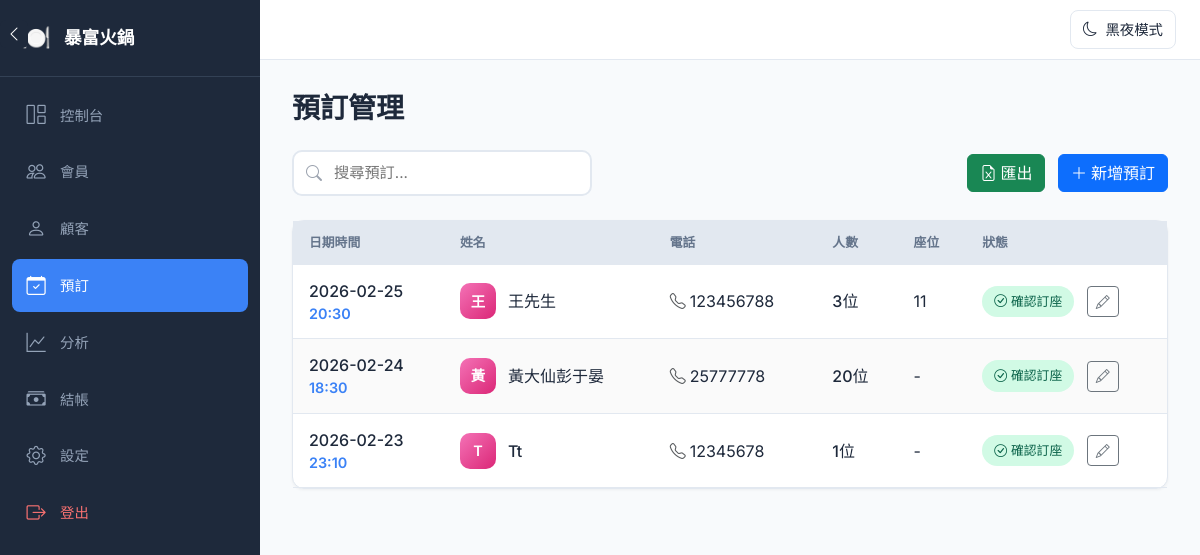
/reservations (signed in), run on the app's committed database.
### app.py (models this page shows)
class Settings(Base):
    __tablename__ = 'settings'
    id = Column(Integer, primary_key=True)
    restaurant_name = Column(String(100), default='我的餐廳')
    dark_mode = Column(Integer, default=0)  # 0 = light, 1 = dark

class Reservation(Base):
    __tablename__ = 'reservations'
    id = Column(Integer, primary_key=True)
    customer_id = Column(Integer, ForeignKey('customers.id'), nullable=True)
    name = Column(String(100), nullable=False)
    phone = Column(String(20), nullable=False)
    email = Column(String(100))
    date = Column(DateTime, nullable=False)
    party_size = Column(Integer, default=1)
    table_number = Column(String(20))
    status = Column(String(20), default='confirmed')  # confirmed, seated, completed, no_show, cancelled
    note = Column(Text)
    created_at = Column(DateTime, default=datetime.utcnow)
    created_by_employee_id = Column(Integer, ForeignKey('employees.id'))

### app.py (the view, shortened to what this page needs)
@app.route('/reservations')
@login_required
def reservations():
    db = get_db_session()
    date_filter = request.args.get('date')
    search = request.args.get('search', '').strip()
    query = db.query(Reservation)
    if search:
        query = query.filter(
            (Reservation.name.like(f'%{search}%')) |
            (Reservation.phone.like(f'%{search}%'))
        )
    reservations_list = query.order_by(Reservation.date.desc()).limit(50).all()
    reservation_counts = {}
    for res in reservations_list:
        phone = res.phone
        if phone:
            if phone not in reservation_counts:
                reservation_counts[phone] = db.query(Reservation).filter(Reservation.phone == phone).count()
    db.close()
    return render_template('reservations.html', reservations=reservations_list, search=search, reservation_counts=reservation_counts)

### app.py (called while the page is built)
@app.after_request
def add_header(response):
    response.headers['Cache-Control'] = 'no-cache, no-store, must-revalidate'
    response.headers['Pragma'] = 'no-cache'
    response.headers['Expires'] = '0'
    return response

@app.context_processor
def inject_dark_mode():
    db = get_db_session()
    settings_obj = db.query(Settings).first()
    dark_mode = settings_obj.dark_mode if settings_obj else 0
    restaurant_name = settings_obj.restaurant_name if settings_obj else '我的餐廳'
    db.close()
    return dict(dark_mode=dark_mode, restaurant_name=restaurant_name)

def get_db_session():
    return Session()

def login_required(f):
    @wraps(f)
    def decorated_function(*args, **kwargs):
        if 'employee_id' not in session:
            return redirect(url_for('login'))
        return f(*args, **kwargs)
    return decorated_function

### templates/reservations.html (shortened to what this page needs)
{% extends "base.html" %}
{% block content %}
<h1 class="page-title">預訂管理</h1>
<div class="d-flex justify-content-between align-items-center mb-4">
    <form method="GET" action="{{ url_for('reservations') }}" class="search-box" style="display: flex; align-items: center; width: 300px;">
        <i class="bi bi-search" style="position: absolute; left: 14px; color: #9ca3af;"></i>
        <input type="text" name="search" placeholder="搜尋預訂..." class="search-input" value="{{ search or '' }}" style="padding-left: 40px;">
    </form>
    <div>
        <a href="{{ url_for('export_data', type='reservations') }}" class="btn btn-success me-2">
            <i class="bi bi-file-earmark-excel me-1"></i>匯出
        </a>
        <a href="{{ url_for('add_reservation') }}" class="btn btn-primary">
            <i class="bi bi-plus-lg me-1"></i>新增預訂
        </a>
    </div>
</div>
<div class="custom-card">
    <div class="table-responsive">
        <table class="custom-table">
            <thead>
                <tr>
                    <th>日期時間</th>
                    <th>姓名</th>
                    <th>電話</th>
                    <th>人數</th>
                    <th>座位</th>
                    <th>狀態</th>
                </tr>
            </thead>
            <tbody>
                {% for res in reservations %}
                <tr>
                    <td>
                        <div class="datetime">
                            <span class="date">{{ res.date.strftime('%Y-%m-%d') }}</span>
                            <span class="time">{{ res.date.strftime('%H:%M') }}</span>
                        </div>
                    </td>
                    <td>
                        <div class="customer-info">
                            <div class="customer-avatar" style="background: linear-gradient(135deg, #f472b6, #db2777);">
                                {{ res.name[0] }}
                            </div>
                            <span class="customer-name">{{ res.name }}</span>
                        </div>
                    </td>
                    <td><i class="bi bi-telephone me-1 text-muted"></i>{{ res.phone }}
                    </td>
                    <td><span class="party-size">{{ res.party_size }}位</span></td>
                    <td>{{ res.table_number or '-' }}</td>
                    <td>
                        <div class="status-cell">
                            {% if res.status == 'booked' %}
                            <span class="status-badge booked"><i class="bi bi-bookmark me-1"></i>已預約</span>
                            {% elif res.status == 'confirmed' %}
                            <span class="status-badge confirmed"><i class="bi bi-check-circle me-1"></i>確認訂座</span>
                            {% elif res.status == 'seated' %}
                            <span class="status-badge seated"><i class="bi bi-people me-1"></i>已入座</span>
                            {% elif res.status == 'completed' %}
                            <span class="status-badge completed"><i class="bi bi-check2-all me-1"></i>完成</span>
                            {% elif res.status == 'no_show' %}
                            <span class="status-badge no-show"><i class="bi bi-x-circle me-1"></i>No-Show</span>
                            {% elif res.status == 'cancelled' %}
                            <span class="status-badge cancelled"><i class="bi bi-x-lg me-1"></i>已取消</span>
                            {% else %}
                            <span class="status-badge">{{ res.status }}</span>
                            {% endif %}
                        </div>
                        <div class="quick-actions">
                            <div class="dropdown">
                                <button class="btn btn-sm btn-outline-secondary dropdown-toggle" type="button" data-bs-toggle="dropdown">
                                    <i class="bi bi-pencil"></i>
                                </button>
                            </div>
                        </div>
                    </td>
                </tr>
                {% endfor %}
            </tbody>
        </table>
    </div>
</div>
{% endblock %}

### templates/base.html (shortened to what this page needs)
<!DOCTYPE html>
<html lang="zh-HK">
<head>
    <link href="https://cdn.jsdelivr.net/npm/bootstrap@5.3.3/dist/css/bootstrap.min.css" rel="stylesheet">
    <link rel="stylesheet" href="https://cdn.jsdelivr.net/npm/bootstrap-icons@1.11.0/font/bootstrap-icons.css">
</head>
<body>
    <nav id="sidebar">
        <div class="sidebar-brand">
            <span class="sidebar-brand-icon">🍽️</span>
            <span class="sidebar-brand-text">{{ restaurant_name|default('暴富火鍋') }}</span>
        </div>
        <ul class="sidebar-menu">
            <li class="sidebar-menu-item">
                <a href="{{ url_for('dashboard') }}" class="sidebar-menu-link {% if request.endpoint == 'dashboard' %}active{% endif %}">
                    <i class="bi bi-grid-1x2"></i><span>控制台</span>
                </a>
            </li>
            <li class="sidebar-menu-item">
                <a href="{{ url_for('members') }}" class="sidebar-menu-link {% if request.endpoint in ['members', 'add_member', 'edit_member', 'topup_member'] %}active{% endif %}">
                    <i class="bi bi-people"></i><span>會員</span>
                </a>
            </li>
            <li class="sidebar-menu-item">
                <a href="{{ url_for('customers') }}" class="sidebar-menu-link {% if request.endpoint in ['customers', 'add_customer', 'edit_customer'] %}active{% endif %}">
                    <i class="bi bi-person"></i><span>顧客</span>
                </a>
            </li>
            <li class="sidebar-menu-item">
                <a href="{{ url_for('reservations') }}" class="sidebar-menu-link {% if request.endpoint in ['reservations', 'add_reservation'] %}active{% endif %}">
                    <i class="bi bi-calendar-check"></i><span>預訂</span>
                </a>
            </li>
            <li class="sidebar-menu-item">
                <a href="{{ url_for('analytics') }}" class="sidebar-menu-link {% if request.endpoint == 'analytics' %}active{% endif %}">
                    <i class="bi bi-graph-up"></i><span>分析</span>
                </a>
            </li>
            <li class="sidebar-menu-item">
                <a href="{{ url_for('checkout') }}" class="sidebar-menu-link {% if request.endpoint in ['checkout', 'checkout_result'] %}active{% endif %}">
                    <i class="bi bi-cash-stack"></i><span>結帳</span>
                </a>
            </li>
            <li class="sidebar-menu-item">
                <a href="{{ url_for('settings') }}" class="sidebar-menu-link {% if request.endpoint == 'settings' %}active{% endif %}">
                    <i class="bi bi-gear"></i><span>設定</span>
                </a>
            </li>
            <li class="sidebar-menu-item" style="margin-top: auto;">
                <a href="{{ url_for('logout') }}" class="sidebar-menu-link" style="color: #f87171;">
                    <i class="bi bi-box-arrow-right"></i><span>登出</span>
                </a>
            </li>
        </ul>
    </nav>
    <button id="sidebarToggle" onclick="toggleSidebar()">
        <i class="bi bi-chevron-left"></i>
    </button>
    <div class="top-bar">
        <button class="theme-toggle" onclick="toggleTheme()">
            <i class="bi bi-moon" id="themeIcon"></i>
            <span id="themeText">黑夜模式</span>
        </button>
    </div>
    <main id="mainContent">
        {% block content %}{% endblock %}
    </main>
</body>
</html>

### templates/base.html (style rules this page uses)
* { box-sizing: border-box; }
:root { --sidebar-width: 260px; --sidebar-collapsed: 72px; --sidebar-bg: #1e293b; --sidebar-hover: #334155; --sidebar-active: #3b82f6; --bg-color: #f8fafc; --card-bg: #ffffff; --text-color: #1e293b; --border-color: #e2e8f0; }
body { font-family: 'Inter', -apple-system, sans-serif; margin: 0; background: var(--bg-color); color: var(--text-color); transition: background 0.3s, color 0.3s; }
#sidebar { position: fixed; top: 0; left: 0; width: var(--sidebar-width); height: 100vh; background: var(--sidebar-bg); z-index: 1000; overflow: hidden; display: flex; flex-direction: column; transition: width 0.3s ease; }
.sidebar-brand { padding: 20px; border-bottom: 1px solid #334155; display: flex; align-items: center; gap: 12px; color: #fff; font-size: 1.1rem; font-weight: 600; white-space: nowrap; }
.sidebar-brand-icon { font-size: 1.5rem; min-width: 32px; text-align: center; }
.sidebar-menu { list-style: none; padding: 12px; margin: 0; flex: 1; }
.sidebar-menu-item { margin-bottom: 4px; }
.sidebar-menu-link { display: flex; align-items: center; gap: 12px; padding: 12px; color: #94a3b8; text-decoration: none; border-radius: 8px; font-weight: 500; font-size: 0.9rem; white-space: nowrap; transition: all 0.2s; }
.sidebar-menu-link.active { background: var(--sidebar-active); color: #fff; }
.sidebar-menu-link i { font-size: 1.2rem; min-width: 24px; text-align: center; }
#sidebarToggle { position: fixed; top: 20px; width: 28px; height: 28px; background: var(--sidebar-bg); border: none; border-radius: 6px; color: #fff; cursor: pointer; z-index: 1001; transition: left 0.3s ease, transform 0.3s ease; display: flex; align-items: center; justify-content: center; }
.top-bar { position: fixed; top: 0; left: var(--sidebar-width); right: 0; height: 60px; background: var(--card-bg); border-bottom: 1px solid var(--border-color); display: flex; align-items: center; justify-content: flex-end; padding: 0 24px; z-index: 999; transition: left 0.3s ease; }
.theme-toggle { background: none; border: 1px solid var(--border-color); border-radius: 8px; padding: 8px 12px; cursor: pointer; color: var(--text-color); display: flex; align-items: center; gap: 8px; font-size: 0.9rem; transition: all 0.2s; }
#mainContent { margin-left: var(--sidebar-width); margin-top: 60px; padding: 32px; min-height: calc(100vh - 60px); transition: margin-left 0.3s ease; }
.page-title { font-size: 1.75rem; font-weight: 600; margin-bottom: 24px; }
.custom-card { background: var(--card-bg); border: 1px solid var(--border-color); border-radius: 12px; box-shadow: 0 1px 3px rgba(0,0,0,0.05); }
.custom-table { width: 100%; border-collapse: collapse; }
.custom-table th { background: var(--border-color); padding: 12px 16px; font-weight: 600; font-size: 0.8rem; text-transform: uppercase; color: #64748b; text-align: left; }
.custom-table td { padding: 14px 16px; border-bottom: 1px solid var(--border-color); }

### templates/reservations.html (style rules this page uses)
.search-box { position: relative; width: 300px; }
.search-box i { position: absolute; left: 14px; top: 50%; transform: translateY(-50%); color: #9ca3af; }
.search-input { width: 100%; padding: 10px 14px 10px 40px; border: 2px solid var(--border-color); border-radius: 10px; font-size: 0.95rem; background: var(--card-bg); color: var(--text-color); transition: all 0.2s; }
.datetime { display: flex; flex-direction: column; }
.datetime .date { font-weight: 500; }
.datetime .time { font-size: 0.9rem; color: #3b82f6; font-weight: 600; }
.customer-info { display: flex; align-items: center; gap: 12px; }
.customer-avatar { width: 36px; height: 36px; border-radius: 10px; display: flex; align-items: center; justify-content: center; color: white; font-weight: 600; font-size: 0.9rem; }
.customer-name { font-weight: 500; }
.party-size { font-weight: 500; }
.status-badge { display: inline-flex; align-items: center; padding: 6px 12px; border-radius: 20px; font-size: 0.8rem; font-weight: 500; }
.status-cell { display: inline-block; margin-right: 8px; }
.quick-actions { display: inline-block; vertical-align: middle; }
.quick-actions .dropdown-toggle::after { display: none; }
.status-badge.confirmed { background: #d1fae5; color: #065f46; }
.custom-table tbody tr:nth-child(even) { background: rgba(0,0,0,0.02); }

### data on the page
Settings: restaurant_name "暴富火鍋"
Reservation: date "2026-02-25", date "20:30", name "王", name "王先生", phone "123456788", party_size "3", table_number "11", status "confirmed" (drawn)
Reservation: date "2026-02-24", date "18:30", name "黃", name "黃大仙彭于晏", phone "25777778", party_size "20", table_number "-", status "confirmed" (drawn)
Reservation: date "2026-02-23", date "23:10", name "T", name "Tt", phone "12345678", party_size "1", table_number "-", status "confirmed" (drawn)
